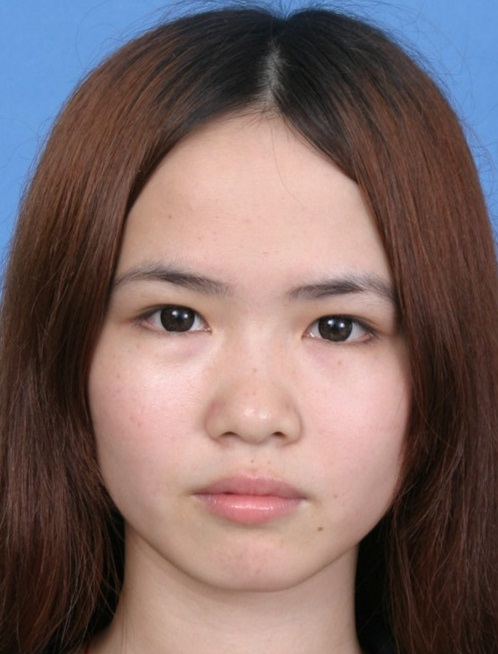
#> input picture female.jpg, 498 x 654 px
$ python Image.transpose.py
#> lines starting #> are read from the running program, lines starting #| are printed output that depends on the picture
"""
Image.transpose(method)
翻转图像（以90度为单位翻转或旋转）。

PARAMETERS:
    method - PIL.Image.Transpose.FLIP_LEFT_RIGHT,
            PIL.Image.Transpose.FLIP_TOP_BOTTOM,
            PIL.Image.Transpose.ROTATE_90
            PIL.Image.Transpose.ROTATE_180。
            PIL.Image.Transpose.ROTATE_270。
            PIL.Image.Transpose.TRANSPOSE
            或PIL.Image.Transpose.TRANSVERSE。
            中的一个。

RETURNS:
    返回该图像的翻转或旋转后的副本。

"""
# 这是通过使用PIL.Image.Transpose.FLIP_LEFT_RIGHT方法来翻转输入图像：
from PIL import Image
with Image.open("../../../female.jpg") as im:
#> im is the input picture: PIL image 498x654 RGB; mean R, G, B 124, 102.9, 101
    im.show()
    im_filpped1 = im.transpose(method=Image.FLIP_LEFT_RIGHT)
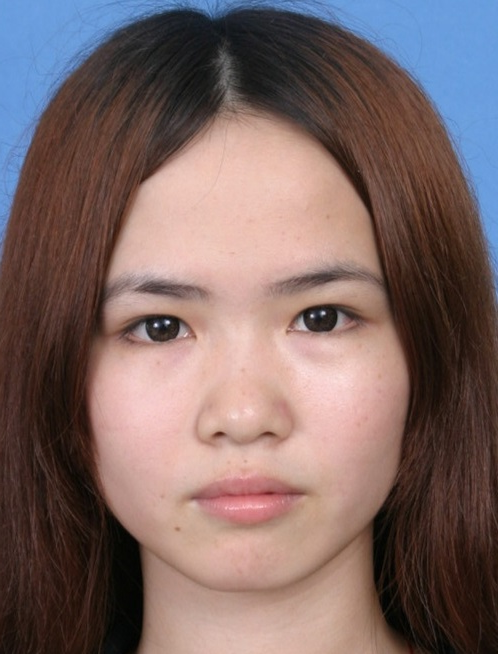
#> im_filpped1: PIL image 498x654 RGB; mean R, G, B 124, 102.9, 101
    im_filpped2 = im.transpose(method=Image.FLIP_TOP_BOTTOM)
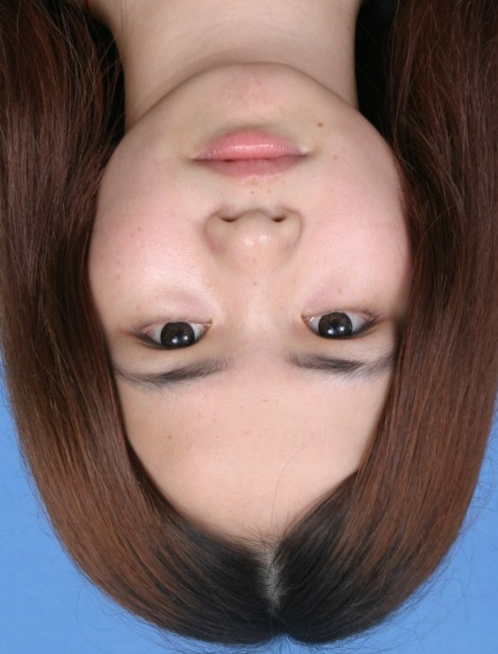
#> im_filpped2: PIL image 498x654 RGB; mean R, G, B 124, 102.9, 101
    im_filpped3 = im.transpose(method=Image.ROTATE_90)
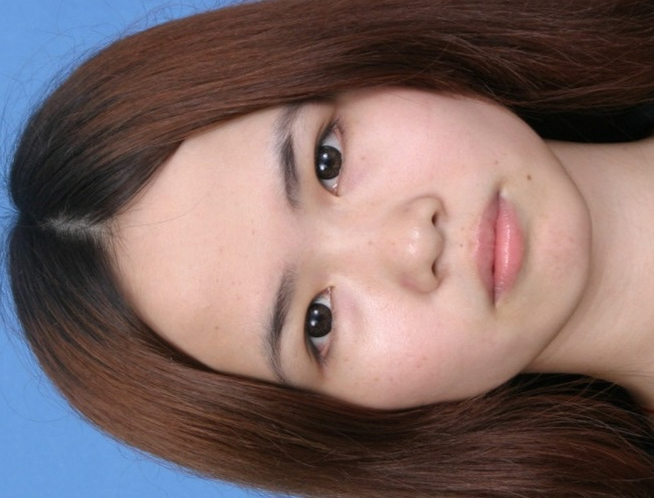
#> im_filpped3: PIL image 654x498 RGB; mean R, G, B 124, 102.9, 101
    im_filpped4 = im.transpose(method=Image.ROTATE_180)
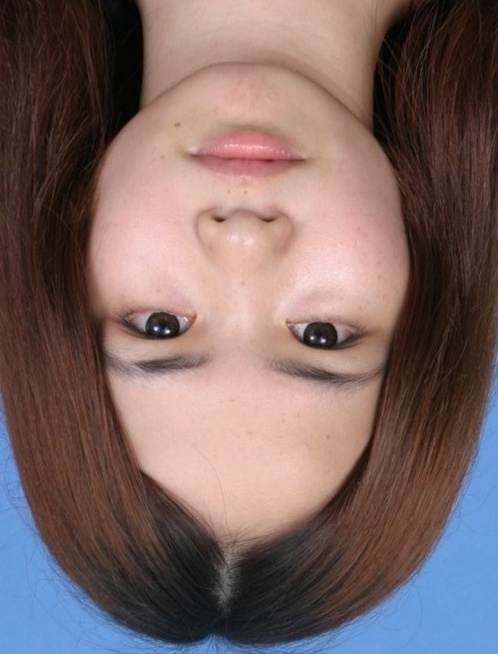
#> im_filpped4: PIL image 498x654 RGB; mean R, G, B 124, 102.9, 101
    im_filpped5 = im.transpose(method=Image.ROTATE_270)
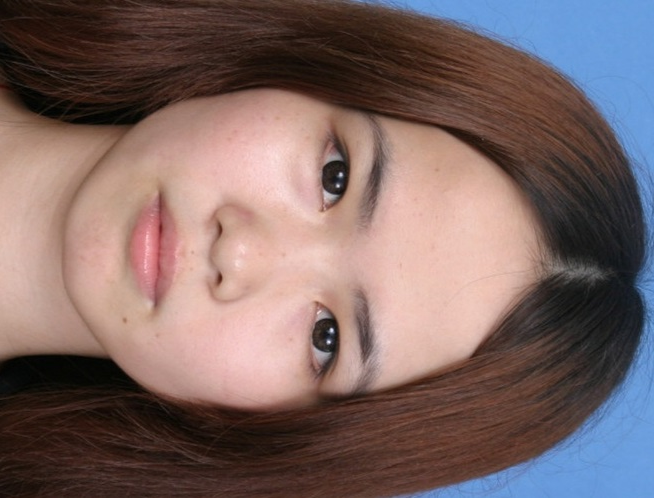
#> im_filpped5: PIL image 654x498 RGB; mean R, G, B 124, 102.9, 101
    im_filpped6 = im.transpose(method=Image.TRANSPOSE)
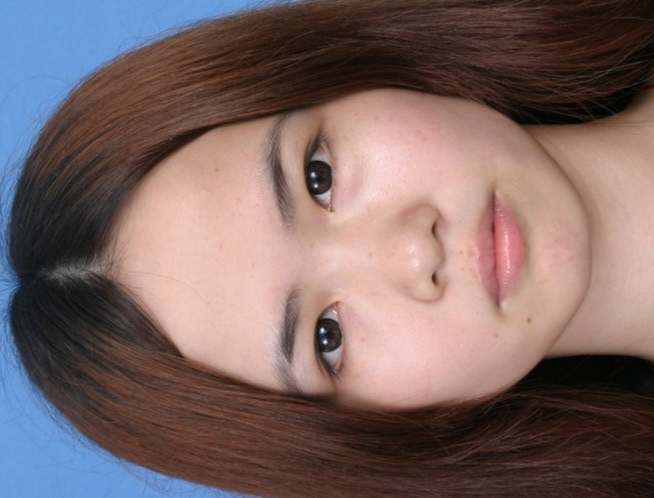
#> im_filpped6: PIL image 654x498 RGB; mean R, G, B 124, 102.9, 101
    im_filpped7 = im.transpose(method=Image.TRANSVERSE)
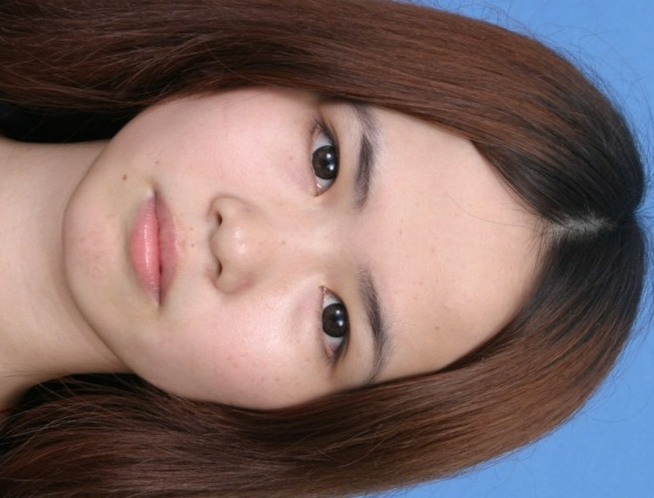
#> im_filpped7: PIL image 654x498 RGB; mean R, G, B 124, 102.9, 101
    im_filpped1.show()
    im_filpped2.show()
    im_filpped3.show()
    im_filpped4.show()
    im_filpped5.show()
    im_filpped6.show()
    im_filpped7.show()
